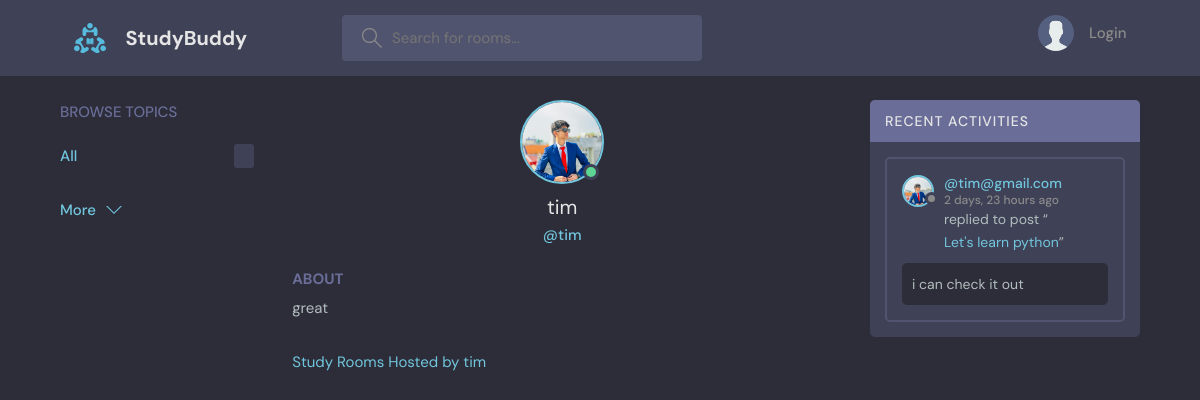
The page /profile/2 on the database its author committed.
### base/models.py (models this page shows, shortened)
class User(AbstractUser):
    name = models.CharField(max_length=200, null=True)
    email = models.EmailField(unique=True, null=True)
    bio = models.TextField(null=True)
    avatar = models.ImageField(null=True, default="avatar.svg")
    USERNAME_FIELD = 'email'
    REQUIRED_FIELDS = []

class Message(models.Model):
    user = models.ForeignKey(User, on_delete=models.CASCADE)
    room = models.ForeignKey(Room, on_delete=models.CASCADE)
    body = models.TextField()
    updated = models.DateTimeField(auto_now=True)
    created = models.DateTimeField(auto_now_add=True)
    class Meta:
        ordering = ['-created']

class Room(models.Model):
    host = models.ForeignKey(User, on_delete=models.SET_NULL, null=True)
    topic = models.ForeignKey(Topic, on_delete=models.SET_NULL, null=True)
    name = models.CharField(max_length=200)
    description = models.TextField(null=True, blank=True)
    participants = models.ManyToManyField(User, related_name='participants', blank=True)
    updated = models.DateTimeField(auto_now=True)
    created = models.DateField(auto_now_add=True)
    class Meta:
        ordering = ['-created', '-updated']
    def __str__(self):
        return self.name

### base/views.py (the view)
# urls.py: path('profile/<str:pk>', views.userProfile, name='user-profile'),
def userProfile(request, pk):
    user = User.objects.get(id=pk)
    rooms = user.room_set.all()
    room_messages = user.message_set.all()
    topics = Topic.objects.all()
    context = {'user': user, 'rooms':rooms, 'room_messages': room_messages, topics: topics}
    return render(request, 'base/profile.html', context)

### base/templates/base/profile.html (shortened to what this page needs)
{% extends 'main.html' %}
{% block content %}
  <main class="profile-page layout layout--3">
    <div class="container">
        {% include 'base/topics_component.html'%}
      <div class="roomList">
        <div class="profile">
          <div class="profile__avatar">
            <div class="avatar avatar--large active">
              <img src="{{ user.avatar.url }}" />
            </div>
          </div>
          <div class="profile__info">
            <h3>{{user.username}}</h3>
            <p>@{{user.username}}</p>
          </div>
          <div class="profile__about">
            <h3>About</h3>
            <p>
              {{ user.bio }}
            </p>
          </div>
        </div>
        <div class="roomList__header">
          <div>
            <a>Study Rooms Hosted by {{ user.username }}</a>
          </div>
        </div>
      </div>
      {% include 'base/activity_component.html' %}
    </div>
  </main>
{% endblock content %}

### base/templates/base/activity_component.html (shortened to what this page needs)
 <div class="activities">
          <div class="activities__header">
            <h2>Recent Activities</h2>
          </div>
          {% for message in room_messages %}
          <div class="activities__box">
            <div class="activities__boxHeader roomListRoom__header">
              <a href="{% url 'user-profile' message.user.id %}" class="roomListRoom__author">
                <div class="avatar avatar--small">
                  <img src="{{message.user.avatar.url}}" />
                </div>
                <p>
                  @{{ message.user }}
                  <span>{{ message.created|timesince }} ago</span>
                </p>
              </a>
            </div>
            <div class="activities__boxContent">
              <p>replied to post “<a href="{% url 'room' message.room.id %}">{{message.room}}</a>”</p>
              <div class="activities__boxRoomContent">
                {{message.body}}
              </div>
            </div>
          </div>
          {% endfor %}
        </div>

### static/styles/style.css (style rules this page uses)
:root { --color-main: #71c6dd; --color-main-light: #e1f6fb; --color-dark: #3f4156; --color-dark-medium: #51546e; --color-dark-light: #696d97; --color-light: #e5e5e5; --color-gray: #8b8b8b; --color-light-gray: #b2bdbd; --color-bg: #2d2d39; --color-success: #5dd693; --color-error: #fc4b0b; }
* { font-family: "DM Sans", -apple-system, BlinkMacSystemFont, "Segoe UI", Roboto, Oxygen, Ubuntu, Cantarell, "Open Sans", "Helvetica Neue", sans-serif; margin: 0; padding: 0; box-sizing: border-box; text-rendering: optimizeLegibility; font-size: inherit; }
html { font-size: 56.25%; }
@media only screen and (min-width: 1200px) { html { font-size: 62.5%; } }
body { line-height: 1.6; font-weight: 400; font-size: 1.5rem; color: var(--color-light-gray); background-color: var(--color-bg); min-height: 100vh; }
img { width: 100%; }
a { display: inline-block; color: var(--color-main); text-decoration: none; }
.container { max-width: 120rem; width: 90%; margin: auto; }
.avatar { position: relative; display: inline-block; border-radius: 50%; border: 2px solid var(--color-main); }
.avatar img { display: block; border-radius: 50%; object-fit: cover; object-position: center; }
.avatar::after { content: ""; display: block; position: absolute; background-color: var(--color-gray); z-index: 111; border-radius: 50%; border: 0.3rem solid var(--color-dark); }
.avatar.active::after { background-color: var(--color-success); }
.avatar.avatar--small img { width: 2.8rem; height: 2.8rem; }
.avatar.avatar--small:after { width: 0.7rem; height: 0.7rem; bottom: 0px; right: -6px; }
.avatar.avatar--large img { display: block; width: 8rem; height: 8rem; border-radius: 50%; }
.avatar.avatar--large:after { width: 1rem; height: 1rem; bottom: 2px; right: 3.5px; }
.layout { margin-top: 2.4rem; }
.layout > .container { display: flex; justify-content: space-between; align-items: flex-start; }
.layout--3 > .container > div:nth-child(2) { flex-basis: 50%; }
.layout--3 > .container > div:last-child { flex-basis: 25%; }
.roomList__header { display: flex; justify-content: space-between; align-items: center; margin-bottom: 2.4rem; }
.roomListRoom__header { display: flex; justify-content: space-between; align-items: center; }
.roomListRoom__author { font-weight: 500; display: flex; align-items: center; gap: 1rem; }
.activities { background: var(--color-dark); border-radius: 5px; overflow: hidden; }
.activities__header h2 { background-color: var(--color-dark-light); text-transform: uppercase; font-weight: 500; padding: 1rem 1.5rem; color: var(--color-light); letter-spacing: 1px; font-size: 1.4rem; }
.activities__box { margin: 1.5rem; padding: 1.5rem; border: 2px solid var(--color-dark-medium); border-radius: 5px; }
.activities__boxHeader p { font-size: 1.4rem; line-height: 1.3; }
.activities__boxHeader p span { color: var(--color-gray); font-size: 1.2rem; display: block; }
.activities__boxContent { margin-left: 4.2rem; }
.activities__boxContent { font-size: 1.4rem; }
.activities__boxRoomContent { background: var(--color-bg); padding: 1rem; border-radius: 5px; margin-top: 1rem; margin-left: -4.2rem; }
.profile { margin-bottom: 3rem; }
.profile__avatar { text-align: center; }
.profile__info { text-align: center; }
.profile__info h3 { font-size: 2rem; color: var(--color-light); font-weight: 400; }
.profile__info p { color: var(--color-main); font-weight: 500; margin-bottom: 1rem; }
.profile__about { margin-top: 2rem; }
.profile__about h3 { text-transform: uppercase; color: var(--color-dark-light); margin-bottom: 0.5rem; }
.profile-page .roomList__header { margin-bottom: 1.5rem; }

### rows shown on the page
User: avatar (picture), username "tim", bio "great"
Message: user.avatar (picture), user "tim@gmail.com", created "2 days, 23 hours", room "Let's learn python", body "i can check it out"
